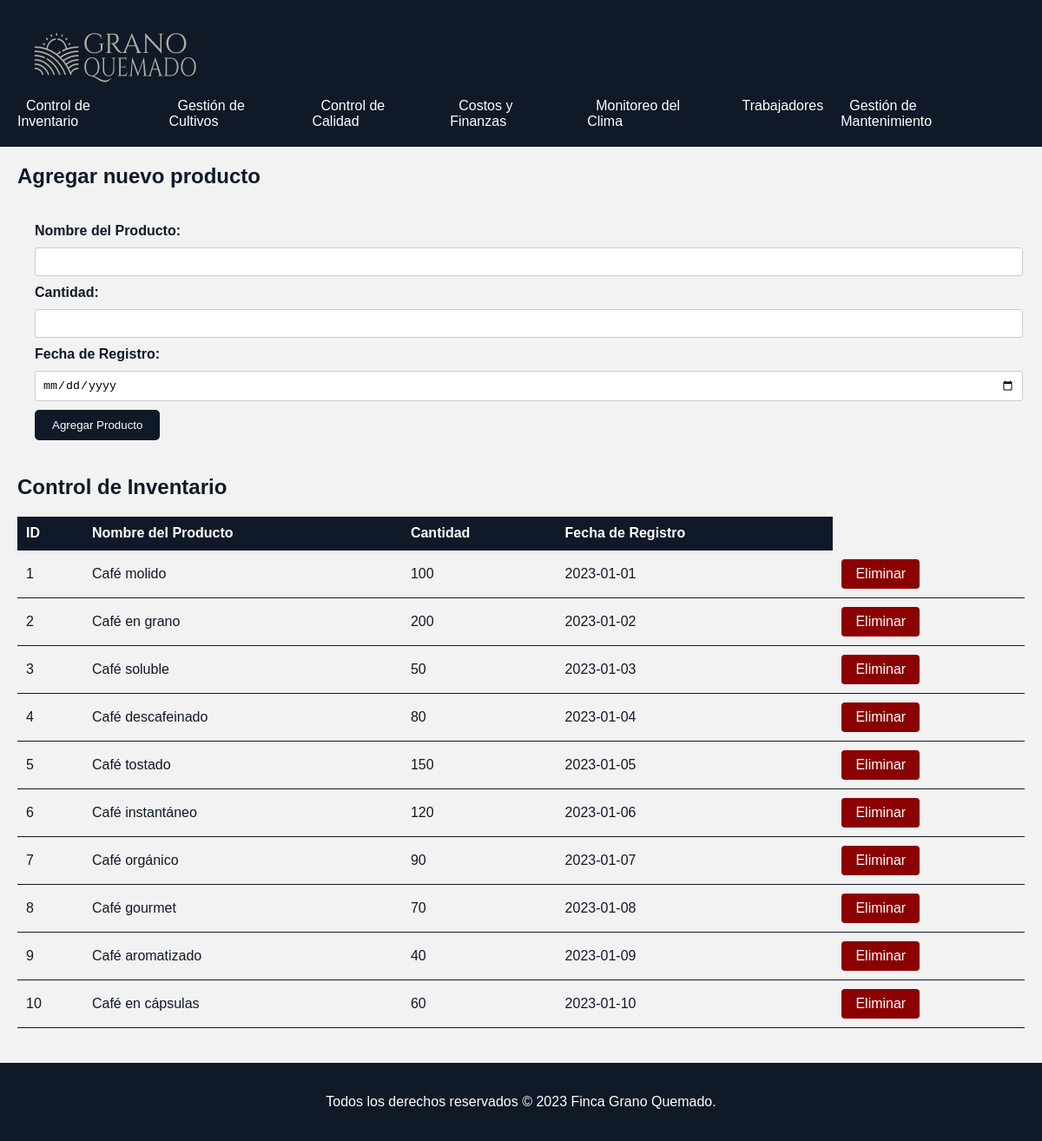
The page / on the database its author committed.
### tables this page shows
CREATE TABLE control_inventario (
    id SERIAL PRIMARY KEY,
    nombre_producto VARCHAR(255) NOT NULL,
    cantidad INT NOT NULL,
    fecha_registro DATE NOT NULL
);

### index.php (the view, shortened to what this page needs)
<!DOCTYPE html>
<html>
<head>
    <link rel="stylesheet" href="styles/styles.css">
</head>
<body>
    <header>
            <img src="public/logo.png" alt="Logo" class="logo-img">
        <nav>
        <ul>
            <li><a href="index.php">Control de Inventario</a></li>
            <li><a href="gestion-cultivos.php">Gestión de Cultivos</a></li>
            <li><a href="control-calidad.php">Control de Calidad</a></li>
            <li><a href="costos-finanzas.php">Costos y Finanzas</a></li>
            <li><a href="monitoreo-clima.php">Monitoreo del Clima</a></li>
            <li><a href="trabajadores.php">Trabajadores</a></li>
            <li><a href="gestion-mantenimiento.php">Gestión de Mantenimiento</a></li>
            </ul>
        </nav>
    </header>
    <main>
        <section class="inventory">
        <h2>Agregar nuevo producto</h2>
            <form action="agregar/agregar-producto.php" method="POST">
                <label for="nombre_producto">Nombre del Producto:</label>
                <input type="text" id="nombre_producto" name="nombre_producto" required>
                <label for="cantidad">Cantidad:</label>
                <input type="number" id="cantidad" name="cantidad" required>
                <label for="fecha_registro">Fecha de Registro:</label>
                <input type="date" id="fecha_registro" name="fecha_registro" required>
                <input type="submit" value="Agregar Producto">
            </form>
            <h2>Control de Inventario</h2>
            <?php
            require 'conexion.php';
            $sql = "SELECT * FROM control_inventario";
            $result = $conn->query($sql);
            if ($result->num_rows > 0) {
                echo "<table>
                <tr>
                    <th>ID</th>
                    <th>Nombre del Producto</th>
                    <th>Cantidad</th>
                    <th>Fecha de Registro</th>
                </tr>";
                while ($row = $result->fetch_assoc()) {
                    echo "<tr>
                        <td>".$row["id"]."</td>
                        <td>".$row["nombre_producto"]."</td>
                        <td>".$row["cantidad"]."</td>
                        <td>".$row["fecha_registro"]."</td>
                        <td><a \" value=\"Eliminar\" class=\"delete-button\" onClick=\"return confirm('¿Estás seguro de eliminar este registro?');\" a href=\"eliminar/eliminar-producto.php?id=".$row["id"]."\">Eliminar</a></td>
                    </tr>";
                }
                echo "</table>";
            } else {
                echo "No se encontraron registros en el control de inventario.";
            }
            ?>
        </section>
    </main>
    <footer>
        <p>Todos los derechos reservados &copy; <?php echo date('Y'); ?> Finca Grano Quemado.</p>
    </footer>
</body>
</html>

### styles/styles.css (style rules this page uses)
body { background-color: #f2f2f2; color: #101927; font-family: Arial, sans-serif; margin: 0; padding: 0; }
header { background-color: #101927; padding: 20px; }
.logo-img { margin-right: 10px; padding: 10px; }
nav { display: flex; justify-content: center; }
nav ul { margin: 0; padding: 0; list-style: none; display: flex; }
nav ul li { margin-right: 10px; }
nav ul li a { color: #ffffff; text-decoration: none; padding: 10px; border-radius: 5px; transition: background-color 0.3s ease, color 0.3s ease; }
main { padding: 20px; }
section.inventory { margin-bottom: 20px; }
h2 { margin-top: 0; }
form { margin-bottom: 20px; background-color: #f2f2f2; padding: 20px; border-radius: 5px; }
label { display: block; margin-bottom: 10px; font-weight: bold; }
input[type="text"], input[type="number"], input[type="date"], input[type="int"], select { width: 100%; padding: 8px; margin-bottom: 10px; border-radius: 3px; border: 1px solid #ccc; }
.delete-button { display: inline-block; padding: 8px 16px; background-color: #8B0000; color: #FFF; text-decoration: none; border-radius: 4px; transition: background-color 0.3s ease; }
input[type="submit"] { background-color: #101927; color: #ffffff; padding: 10px 20px; border: none; cursor: pointer; border-radius: 5px; }
table { width: 100%; border-collapse: collapse; }
th, td { padding: 10px; border-bottom: 1px solid #101927; text-align: left; }
th { background-color: #101927; color: #ffffff; }
tr:nth-child(even) { background-color: #f2f2f2; }
footer { background-color: #101927; padding: 20px; color: #ffffff; text-align: center; }

### rows shown on the page
control_inventario: id "1", nombre_producto "Café molido", cantidad "100", fecha_registro "2023-01-01"
control_inventario: id "2", nombre_producto "Café en grano", cantidad "200", fecha_registro "2023-01-02"
control_inventario: id "3", nombre_producto "Café soluble", cantidad "50", fecha_registro "2023-01-03"
control_inventario: id "4", nombre_producto "Café descafeinado", cantidad "80", fecha_registro "2023-01-04"
control_inventario: id "5", nombre_producto "Café tostado", cantidad "150", fecha_registro "2023-01-05"
control_inventario: id "6", nombre_producto "Café instantáneo", cantidad "120", fecha_registro "2023-01-06"
control_inventario: id "7", nombre_producto "Café orgánico", cantidad "90", fecha_registro "2023-01-07"
control_inventario: id "8", nombre_producto "Café gourmet", cantidad "70", fecha_registro "2023-01-08"
control_inventario: id "9", nombre_producto "Café aromatizado", cantidad "40", fecha_registro "2023-01-09"
control_inventario: id "10", nombre_producto "Café en cápsulas", cantidad "60", fecha_registro "2023-01-10"
